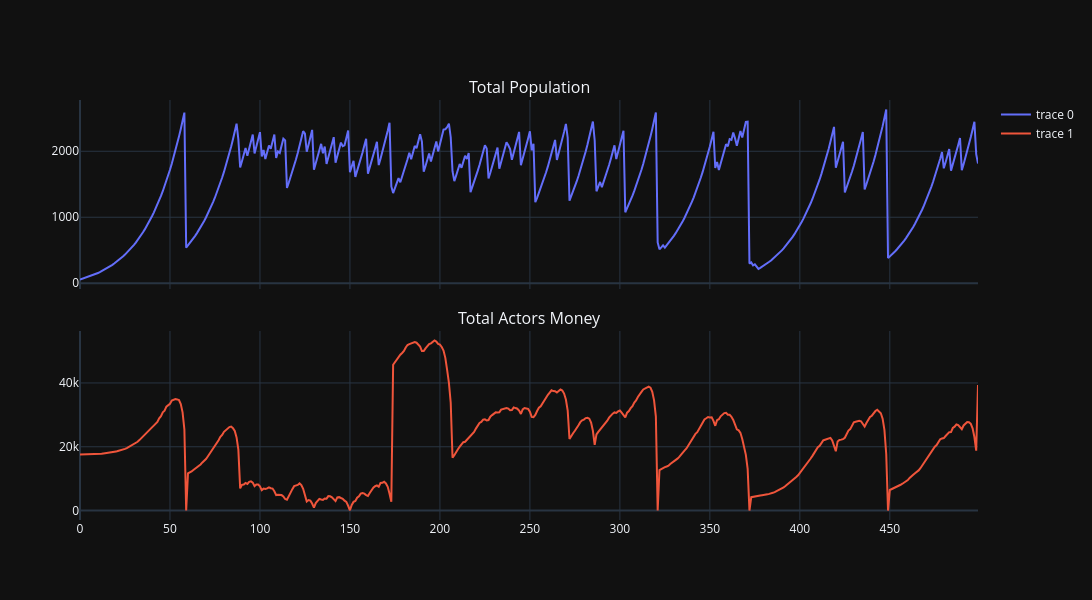

This figure's notebook cell:
### Code cell
fig = make_subplots(rows=2, cols=1, shared_xaxes=True, vertical_spacing=0.1, subplot_titles=("Total Population", "Total Actors Money"))
fig.add_trace(go.Scatter(x=df["Day"],y=df["Total Population"]),row=1, col=1)
fig.add_trace(go.Scatter(x=df["Day"],y=df["Total Actors Money"]),row=2, col=1)

fig.update_layout(width=1200, height=800)

fig.show()

### Figure 1 — Plotly figure (JSON) as saved in the notebook; plotly's stock layout.template omitted (floating-point values rounded to 4 significant figures; data arrays with more than 128 entries replaced by an {"elided": "..."} marker saying what was removed)
{"data": [{"x": {"elided": "500 int values"}, "y": {"elided": "500 int values"}, "type": "scatter", "xaxis": "x", "yaxis": "y"}, {"x": {"elided": "500 int values"}, "y": {"elided": "500 float values"}, "type": "scatter", "xaxis": "x2", "yaxis": "y2"}], "layout": {"xaxis": {"anchor": "y", "domain": [0.0, 1.0], "matches": "x2", "showticklabels": false}, "yaxis": {"anchor": "x", "domain": [0.55, 1.0]}, "xaxis2": {"anchor": "y2", "domain": [0.0, 1.0]}, "yaxis2": {"anchor": "x2", "domain": [0.0, 0.45]}, "annotations": [{"font": {"size": 16}, "showarrow": false, "text": "Total Population", "x": 0.5, "xanchor": "center", "xref": "paper", "y": 1.0, "yanchor": "bottom", "yref": "paper"}, {"font": {"size": 16}, "showarrow": false, "text": "Total Actors Money", "x": 0.5, "xanchor": "center", "xref": "paper", "y": 0.45, "yanchor": "bottom", "yref": "paper"}], "width": 1200, "height": 600}}
